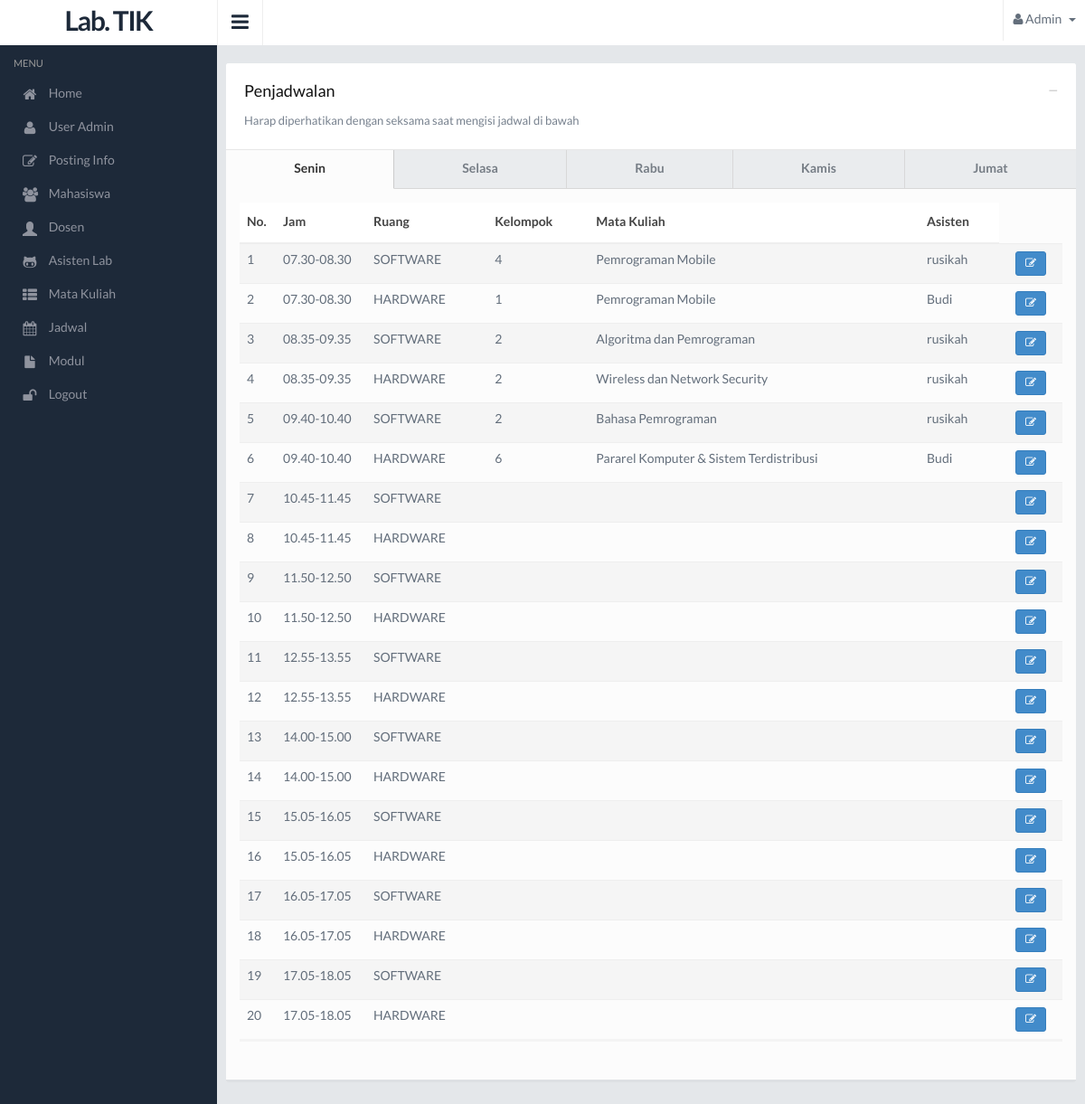
The app's page /admin/jadwal.php (signed in) with its own data.
### tables this page shows
CREATE TABLE IF NOT EXISTS `tb_penjadwalan` (
  `id_jadwal` int(4) NOT NULL AUTO_INCREMENT,
  `hari_jadwal` varchar(20) NOT NULL,
  `jam_jadwal` varchar(12) NOT NULL,
  `ruang_jadwal` varchar(10) NOT NULL,
  `kelompok_jadwal` varchar(2) DEFAULT NULL,
  `matkul_jadwal` varchar(100) NOT NULL,
  `asisten_jadwal` varchar(100) NOT NULL,
  PRIMARY KEY (`id_jadwal`)
);

### admin/jadwal.php (the view, shortened to what this page needs)
  <!DOCTYPE html>
<html lang="en">
<head>
  <link href="../lib/css/style.default.css" rel="stylesheet">
  <link href="../lib/css/fullcalendar.css" rel="stylesheet">
</head>
<body>
<section>
  <div class="leftpanel">
    <div class="logopanel">
       <center> <h1>Lab. TIK</h1> </center>
    </div>
    <div class="leftpanelinner">
      <?php
        include 'menu.php';
      ?>
    </div>
  </div>
  <div class="mainpanel">
    <div class="headerbar">
      <a class="menutoggle"><i class="fa fa-bars"></i></a>
      <div class="header-right">
        <ul class="headermenu">
          <li>
            <div class="btn-group">
              <button type="button" class="btn btn-default dropdown-toggle" data-toggle="dropdown">
                <i class="fa fa-user"></i>
                Admin
                <span class="caret"></span>
              </button>
            </div>
          </li>
        </ul>
      </div>
    </div>
    <div class="contentpanel">
      <div class="row">
          <div class="panel panel-default">
            <div class="panel-heading">
              <div class="panel-btns">
                <a href="#" class="minimize">&minus;</a>
              </div>
              <h4 class="panel-title">Penjadwalan</h4>
              <p>Harap diperhatikan dengan seksama saat mengisi jadwal di bawah</p>
            </div>
            <div class="panel-body panel-body-nopadding">
              <div id="basicWizard" class="basic-wizard">
                <ul class="nav nav-pills nav-justified">
                  <li><a href="#tab1" data-toggle="tab"><span>Senin</span></a></li>
                  <li><a href="#tab2" data-toggle="tab"><span>Selasa</span></a></li>
                  <li><a href="#tab3" data-toggle="tab"><span>Rabu</span></a></li>
                  <li><a href="#tab4" data-toggle="tab"><span>Kamis</span></a></li>
                  <li><a href="#tab5" data-toggle="tab"><span>Jumat</span></a></li>
                </ul>
                <div class="tab-content">
                  <div class="tab-pane" id="tab1">
                    <div class="table-responsive">
                      <table class="table table-striped mb30">
                        <thead>
                          <tr>
                            <th width="40">No.</th>
                            <th width="100">Jam</th>
                            <th>Ruang</th>
                            <th>Kelompok</th>
                            <th>Mata Kuliah</th>
                            <th>Asisten</th>
                          </tr>
                        </thead>
                        <tbody>
                        <?php
                          $q = mysql_query("SELECT * FROM tb_penjadwalan WHERE hari_jadwal = 'SENIN' ");
                          $no=1;
                          while ($r = mysql_fetch_assoc($q)) { ?>
                          <tr>
                            <td><?=$no ?></td>
                            <td><?=$r['jam_jadwal']?></td>
                            <td><?=$r['ruang_jadwal']?></td>
                            <td><?=$r['kelompok_jadwal']?></td>
                            <td><?=$r['matkul_jadwal']?></td>
                            <td><?=$r['asisten_jadwal']?></td>
                            <td class="table-action">
                              <a href="jadwal-edit.php?id=<?=$r['id_jadwal']?>">
                                <button class="btn btn-primary btn-xs">
                                  <li class="fa fa-edit"></li>
                                </button>
                              </a>
                            </td>
                          </tr>
                          <?php  $no++; }?>
                        </tbody>
                      </table>
                    </div>
                  </div>
                </div>
              </div>
            </div>
          </div>
      </div>
    </div>
  </div>
</section>
</body>
</html>

### records on screen
tb_penjadwalan: jam_jadwal "07.30-08.30", ruang_jadwal "SOFTWARE", kelompok_jadwal "4", matkul_jadwal "Pemrograman Mobile", asisten_jadwal "rusikah"
tb_penjadwalan: jam_jadwal "07.30-08.30", ruang_jadwal "HARDWARE", kelompok_jadwal "1", matkul_jadwal "Pemrograman Mobile", asisten_jadwal "Budi"
tb_penjadwalan: jam_jadwal "08.35-09.35", ruang_jadwal "SOFTWARE", kelompok_jadwal "2", matkul_jadwal "Algoritma dan Pemrograman", asisten_jadwal "rusikah"
tb_penjadwalan: jam_jadwal "08.35-09.35", ruang_jadwal "HARDWARE", kelompok_jadwal "2", matkul_jadwal "Wireless dan Network Security", asisten_jadwal "rusikah"
tb_penjadwalan: jam_jadwal "09.40-10.40", ruang_jadwal "SOFTWARE", kelompok_jadwal "2", matkul_jadwal "Bahasa Pemrograman", asisten_jadwal "rusikah"
tb_penjadwalan: jam_jadwal "09.40-10.40", ruang_jadwal "HARDWARE", kelompok_jadwal "6", matkul_jadwal "Pararel Komputer & Sistem Terdistribusi", asisten_jadwal "Budi"
tb_penjadwalan: jam_jadwal "10.45-11.45", ruang_jadwal "SOFTWARE"
tb_penjadwalan: jam_jadwal "10.45-11.45", ruang_jadwal "HARDWARE"
tb_penjadwalan: jam_jadwal "11.50-12.50", ruang_jadwal "SOFTWARE"
tb_penjadwalan: jam_jadwal "11.50-12.50", ruang_jadwal "HARDWARE"
tb_penjadwalan: jam_jadwal "12.55-13.55", ruang_jadwal "SOFTWARE"
tb_penjadwalan: jam_jadwal "12.55-13.55", ruang_jadwal "HARDWARE"
tb_penjadwalan: jam_jadwal "14.00-15.00", ruang_jadwal "SOFTWARE"
tb_penjadwalan: jam_jadwal "14.00-15.00", ruang_jadwal "HARDWARE"
tb_penjadwalan: jam_jadwal "15.05-16.05", ruang_jadwal "SOFTWARE"
tb_penjadwalan: jam_jadwal "15.05-16.05", ruang_jadwal "HARDWARE"
tb_penjadwalan: jam_jadwal "16.05-17.05", ruang_jadwal "SOFTWARE"
tb_penjadwalan: jam_jadwal "16.05-17.05", ruang_jadwal "HARDWARE"
tb_penjadwalan: jam_jadwal "17.05-18.05", ruang_jadwal "SOFTWARE"
tb_penjadwalan: jam_jadwal "17.05-18.05", ruang_jadwal "HARDWARE"
